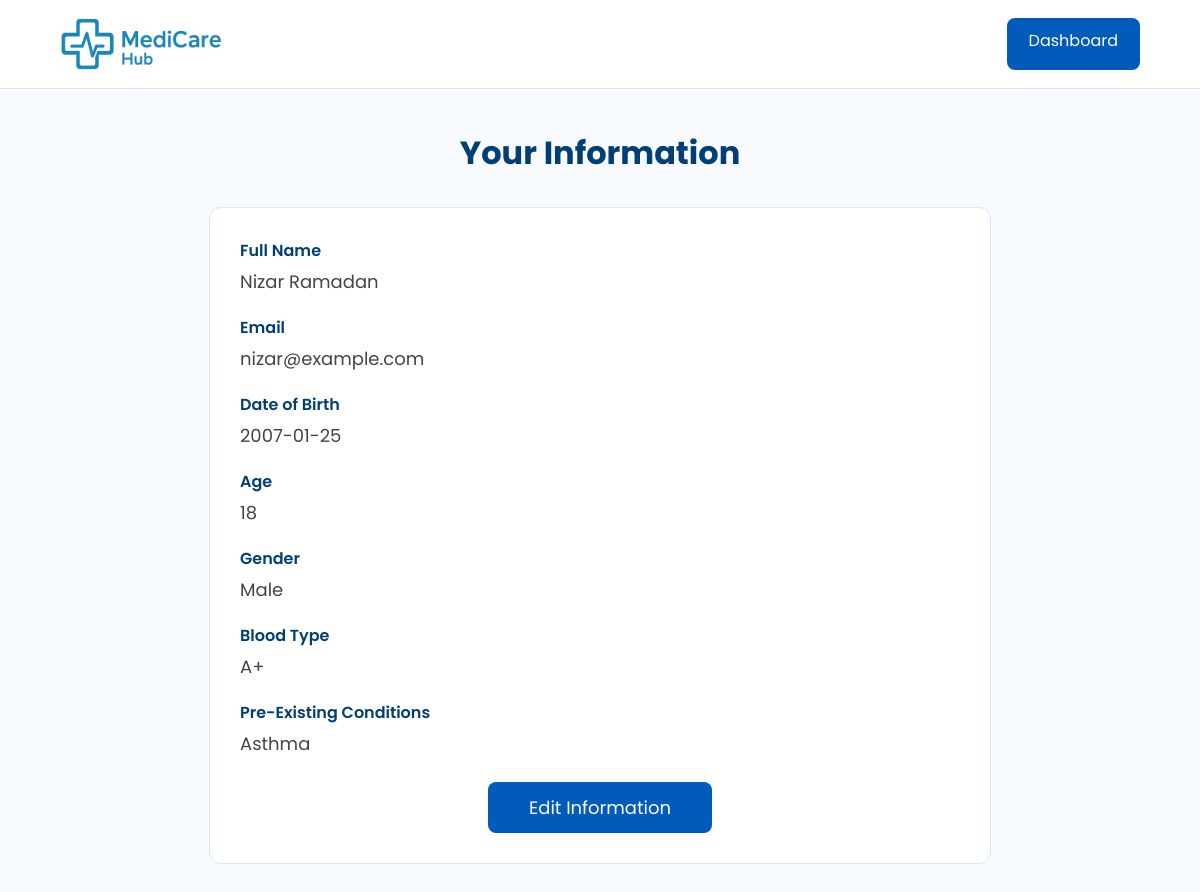
Page /front/viewInformation.php (signed in) on the committed database.
### tables this page shows
CREATE TABLE `Patients` (
  `Patient_id` int(11) NOT NULL,
  `First_name` varchar(100) NOT NULL,
  `Last_name` varchar(100) NOT NULL,
  `Date_of_birth` date NOT NULL,
  `Gender` varchar(1) NOT NULL,
  `Email` varchar(100) NOT NULL,
  `Pre_existing_condition` varchar(500) NOT NULL,
  `Blood_type` varchar(3) NOT NULL,
  `Age` int(3) NOT NULL,
  `Password` varchar(255) NOT NULL
);

### front/viewInformation.php (the view, shortened to what this page needs)
<?php
require "../Backend/dbconx.php";
$patient_id = $_SESSION["id"];
$stmt = $pdo->prepare("
    SELECT First_name, Last_name, Date_of_birth, Gender, Email,
           Pre_existing_condition, Blood_type, Age
    FROM Patients
    WHERE Patient_id = ?
");
$stmt->execute([$patient_id]);
$patient = $stmt->fetch(PDO::FETCH_ASSOC);
?>
<!DOCTYPE html>
<html lang="en">
<head>
</head>
<body>
<div class="navbar">
    <img src="../medias/logo.png">
    <a href="patientDashboard.php" class="login-btn" style="background:#005bbb;color:white;padding:10px 22px;border-radius:8px;text-decoration:none;">
        Dashboard
    </a>
</div>
<h1>Your Information</h1>
<div class="container">
    <div class="info-row">
        <div class="label">Full Name</div>
        <div class="value">
            <?php echo $patient["First_name"] . " " . $patient["Last_name"]; ?>
        </div>
    </div>
    <div class="info-row">
        <div class="label">Email</div>
        <div class="value"><?php echo $patient["Email"]; ?></div>
    </div>
    <div class="info-row">
        <div class="label">Date of Birth</div>
        <div class="value"><?php echo $patient["Date_of_birth"]; ?></div>
    </div>
    <div class="info-row">
        <div class="label">Age</div>
        <div class="value"><?php echo $patient["Age"]; ?></div>
    </div>
    <div class="info-row">
        <div class="label">Gender</div>
        <div class="value"><?php echo $patient["Gender"] === "M" ? "Male" : "Female"; ?></div>
    </div>
    <div class="info-row">
        <div class="label">Blood Type</div>
        <div class="value"><?php echo $patient["Blood_type"]; ?></div>
    </div>
    <div class="info-row">
        <div class="label">Pre-Existing Conditions</div>
        <div class="value"><?php echo $patient["Pre_existing_condition"]; ?></div>
    </div>
    <a href="editinformation.php" class="edit-btn">Edit Information</a>
</div>
</body>
</html>

### front/viewInformation.php (style rules this page uses)
body { margin:0; font-family:'Poppins', sans-serif; background:#f7faff; }
.navbar { display:flex; justify-content:space-between; padding:18px 60px; background:white; border-bottom:1px solid #e5e5e5; }
.navbar img { width:15%; }
h1 { text-align:center; margin-top:40px; color:#003e74; font-size:32px; }
.container { width:60%; margin:30px auto; background:white; padding:30px; border-radius:12px; border:1px solid #d7eaff; }
.info-row { margin-bottom:20px; }
.label { font-weight:600; color:#003e74; }
.value { margin-top:5px; font-size:18px; color:#444; }
.edit-btn { display:block; width:200px; padding:12px; margin:25px auto 0; background:#005bbb; color:white; text-align:center; border-radius:8px; font-size:18px; text-decoration:none; }

### rows in the picture
patients: First_name "Nizar", Last_name "Ramadan", Email "nizar@example.com", Date_of_birth "2007-01-25", Age "18", Blood_type "A+", Pre_existing_condition "Asthma"
